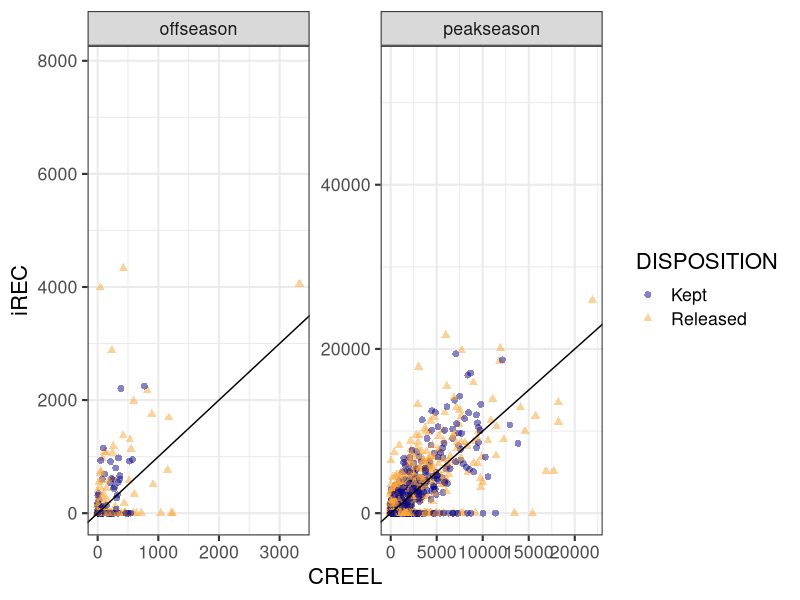
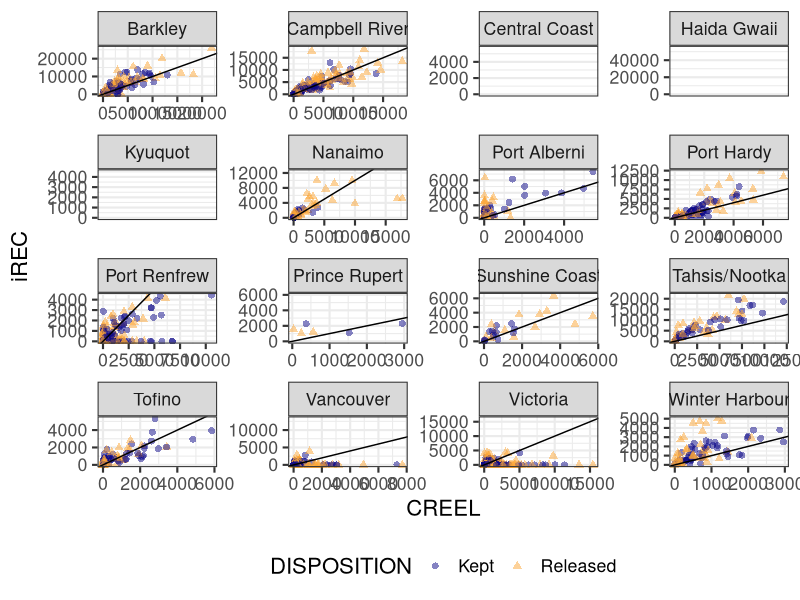
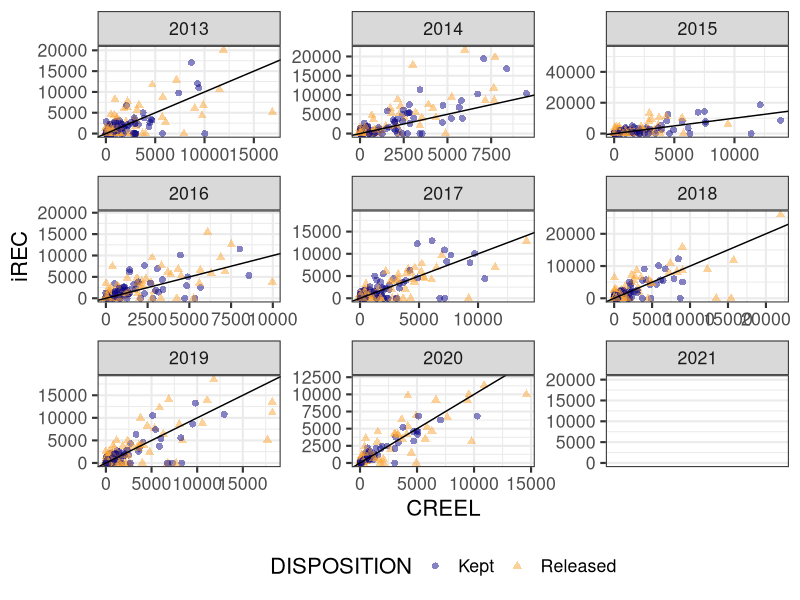

Write R code to recreate these figures, in order. (Note: this script raises an error after producing the figures.)
## ---- chunk 1

library(ggplot2)
library(dplyr)
library(grid)
#rmarkdown::render("irec_creel.Rmd")

#read in data
creel<-read.csv("../data/creel_filter.csv")
irec<-read.csv("../data/iRecchinook_2012_2021.csv")

arealu <- read.csv("../data/areaLU.csv") 


## ---- chunk 2

creel<- creel%>%
      rename(AREA=PFMA)%>%left_join(arealu[,c("AREA","LU_GROUPING3")])%>%
      filter(YEAR>2012)

#input 0s for missing observations on irec
#create df for all possible observations - using variables of interest only
#if other variables are considered, need to include them here
allobs <- expand.grid(list(AREA=unique(irec$AREA),
  YEAR=unique(irec$YEAR),
  MONTH=unique(irec$MONTH),
  DISPOSITION=unique(irec$DISPOSITION)))

#create zero observations and remove in river fisheries
irecall<-left_join(allobs,irec) %>%
filter(AREA != "Area 29 (In River)", YEAR>2012)

irecall$ESTIMATE[is.na(irecall$ESTIMATE)]<-0

irecall<-irecall%>%left_join(arealu[,c("AREA","LU_GROUPING3")])


irecc<- irecall %>%
  #rename(IREC=ESTIMATE)%>%
  select(c(AREA,YEAR,MONTH,DISPOSITION,ESTIMATE,VARIANCE,LU_GROUPING3))%>%
  group_by( AREA,YEAR,MONTH,DISPOSITION,LU_GROUPING3) %>% summarise(ESTIMATE = sum(ESTIMATE), VARIANCE = sum(VARIANCE))%>%
  mutate(SD=sqrt(VARIANCE))%>%
  select(c(!VARIANCE))%>%
  mutate(SURVEY="iRec")


## ---- chunk 3


creelf<- creel %>%
  filter(ESTIMATE_SOURCE=="Creel")%>%
  mutate(SURVEY=case_when(
  Include..20.=="Y"~ "creel20",
  Include..15.=="Y"~ "creel15",
  TRUE ~ "creel"))%>%
  rename(SD=STANDARD_ERROR,DISPOSITION=TYPE)%>%
  select(c(AREA,YEAR,MONTH,DISPOSITION,ESTIMATE,SD, SURVEY, LU_GROUPING3))



creelcc<-creelf%>%
rename(CREEL=ESTIMATE,SDCREEL=SD)


ireccc<-irecc%>%
rename(IREC=ESTIMATE,SDIREC=SD)%>%
  select(c(!SURVEY))


datxy<-left_join(ireccc,creelcc) %>%
mutate(SEASON=if_else(MONTH<5|MONTH>9,"offseason","peakseason"))




## ---- chunk 4

p <- ggplot(datxy)
p <- p + geom_point(aes(x=CREEL, y=IREC,color=DISPOSITION, shape=DISPOSITION), size=2,alpha=.5)
p <- p + facet_wrap(~SEASON, scales="free")
p <- p + theme_bw(16)+labs( x="CREEL", y="iREC")
p <- p + scale_color_viridis_d(end = 0.8,option = "C")
p <- p + geom_abline(slope=1,intercept=0)
p


## ---- chunk 5

p <- ggplot(datxy)
p <- p + geom_point(aes(x=CREEL, y=IREC,color=DISPOSITION, shape=DISPOSITION),size=2, alpha=.5)
p <- p + facet_wrap(~LU_GROUPING3, scales="free")
p <- p + theme_bw(16)+labs( x="CREEL", y="iREC")
p <- p + scale_color_viridis_d(end = 0.8,option = "C")
#p <- p + coord_cartesian(ylim=c(0,max(datxy$CREEL,datxy$IREC, na.rm=T)),xlim=c(0,max(datxy$CREEL,datxy$IREC,na.rm=T)))
p <- p + geom_abline(slope=1,intercept=0)
p <- p + theme(legend.position="bottom")
p
## ---- chunk 6

p <- ggplot(datxy)
p <- p + geom_point(aes(x=CREEL, y=IREC,color=DISPOSITION, shape=DISPOSITION),size=2, alpha=.5)
p <- p + facet_wrap(~YEAR, scales="free")
p <- p + theme_bw(16)+labs( x="CREEL", y="iREC")
p <- p + scale_color_viridis_d(end = 0.8,option = "C")

p <- p + geom_abline(slope=1,intercept=0)
p <- p + theme(legend.position="bottom")
p
## ---- chunk 7

prop0 <-function(x){sum(x==0)/length(x)}

aggregate(datxy$IREC,by=list(datxy$MONTH),prop0)
aggregate(datxy$IREC,by=list(datxy$LU_GROUPING3),prop0)
aggregate(datxy$IREC,by=list(datxy$YEAR),prop0)

sum(datxy$IREC==0)/nrow(datxy)





## ---- chunk 8

prop0 <-function(x){sum(x==0)/length(x)}

kable(aggregate(datxy$IREC,by=list(datxy$MONTH),prop0), caption="proportion of zeroes in irec by month ")



## ---- chunk 9

prop0 <-function(x){sum(x==0)/length(x)}

kable(aggregate(datxy$IREC,by=list(datxy$MONTH),prop0), caption="proportion of zeroes in irec by month ")



## ---- chunk 10

prop0 <-function(x){sum(x==0)/length(x)}

kable(aggregate(datxy$IREC,by=list(datxy$MONTH),prop0), caption="proportion of zeroes in irec by month ")



## ---- chunk 11


# This model is just a first attempt to get brm working
# Do not run when rendering as the results are not meaningful and it takes a loooong time to run
#fit1 <- brm(formula= IREC |se(SDIREC,sigma = TRUE) ~ CREEL|LU_GROUPING3 + SEASON + 0,
#  data=datxy, family=gaussian)


#stancode(fit1)
#sdata <- standata(fit1)
#names(sdata)

### obtain model summaries and plots
#summary(fit1, waic = TRUE)
#plot(fit1, ask = FALSE)
#plot(marginal_effects(fit1), ask = FALSE)


## ---- chunk 12

datxy$ratio <- datxy$IREC/datxy$CREEL
datxy <- datxy[is.finite(datxy$ratio),] 


 

p <- ggplot(datxy, aes(x=as.factor(MONTH),y=ratio, color=DISPOSITION))
p <- p + geom_boxplot(width=1, position = position_dodge(width = 1))
p <- p +geom_hline(aes(yintercept=1),size=1.1, alpha=.5)
p <- p + scale_color_viridis_d(end = 0.8,option = "A")
p <- p + theme_bw(16)+labs( x="month", y="iRec:creel")




p2 <- ggplot(datxy, aes(x=as.factor(MONTH),y=ratio, color=DISPOSITION))
p2 <- p2 + geom_boxplot(width=1, position = position_dodge(width = 1))
p2 <- p2 +geom_hline(aes(yintercept=1),size=1.1, alpha=.5)
p2 <- p2 + scale_color_viridis_d(end = 0.8,option = "A")
p2 <- p2 + theme_bw(16)+labs( x="month", y="iRec:creel")
p2 <- p2 + coord_cartesian( ylim = c(0,10))



grid.newpage()
grid.draw(rbind(ggplotGrob(p), ggplotGrob(p2), size = "last"))

## ---- chunk 13


p <- ggplot(datxy, aes(x=as.factor(LU_GROUPING3),y=ratio, color=DISPOSITION))
p <- p + geom_boxplot(width=1, position = position_dodge(width = 1))
p <- p +geom_hline(aes(yintercept=1),size=1.1, alpha=.5)
p <- p + scale_color_viridis_d(end = 0.8,option = "A")
p <- p + theme_bw(16)+labs( x="Area", y="iRec:creel")
p <- p + theme(axis.text.x = element_text(angle = 45, hjust=1))


p2 <- ggplot(datxy, aes(x=as.factor(LU_GROUPING3),y=ratio, color=DISPOSITION))
p2 <- p2 + geom_boxplot(width=1, position = position_dodge(width = 1))
p2 <- p2 +geom_hline(aes(yintercept=1),size=1.1, alpha=.5)
p2 <- p2 + scale_color_viridis_d(end = 0.8,option = "A")
p2 <- p2 + theme_bw(16)+labs( x="Area", y="iRec:creel")
p2 <- p2 + theme(axis.text.x = element_text(angle = 45, hjust=1))
p2 <- p2 + coord_cartesian( ylim = c(0,15))



grid.newpage()
grid.draw(rbind(ggplotGrob(p), ggplotGrob(p2), size = "last"))

## ---- chunk 14


p <- ggplot(datxy, aes(x=as.factor(YEAR),y=ratio, color=SURVEY))
p <- p + geom_boxplot(width=1, position = position_dodge(width = 1))
p <- p + geom_hline(aes(yintercept=1),size=1.1, alpha=.5)
p <- p + scale_color_viridis_d(end = 0.8,option = "A")
p <- p + theme_bw(16)+labs( x="year", y="iRec:creel")
p <- p + theme(axis.text.x = element_text(angle = 45, hjust=1))+labs( x="Area", y="count")

p2 <- ggplot(datxy, aes(x=as.factor(YEAR),y=ratio, color=SURVEY))
p2 <- p2 + geom_boxplot(width=1, position = position_dodge(width = 1))
p2 <- p2 + geom_hline(aes(yintercept=1),size=1.1, alpha=.5)
p2 <- p2 + scale_color_viridis_d(end = 0.8,option = "A")
p2 <- p2 + theme_bw(16)+labs( x="year", y="iRec:creel")
p2 <- p2 + theme(axis.text.x = element_text(angle = 45, hjust=1))+labs( x="Area", y="count")
p2 <- p2 + coord_cartesian( ylim = c(0,15))


grid.newpage()
grid.draw(rbind(ggplotGrob(p), ggplotGrob(p2), size = "last"))


## ---- chunk 15



p <- ggplot(dat)
p <- p + geom_bar(aes(x=as.factor(MONTH), color=SURVEY, fill=SURVEY),alpha=.5, position=position_dodge2(width = 0.9, preserve = "single"))
p <- p + scale_fill_viridis_d(end = 0.8,option = "A")
p <- p + scale_color_viridis_d(end = 0.8,option = "A")
p <- p + theme_bw(16)+labs( x="month", y="count")
p
## ---- chunk 16

p <- ggplot(dat)
p <- p + geom_bar(aes(x=as.factor(AREA), color=SURVEY, fill=SURVEY),alpha=.5, position=position_dodge2(width = 0.9, preserve = "single"))
p <- p + scale_fill_viridis_d(end = 0.8,option = "A")
p <- p + scale_color_viridis_d(end = 0.8,option = "A")
p <- p + theme_bw(16)
p <- p + theme(axis.text.x = element_text(angle = 45, hjust=1))+labs( x="Area", y="count")
p

## ---- chunk 17

p <- ggplot(dat)
p <- p + geom_bar(aes(x=as.factor(YEAR), color=SURVEY, fill=SURVEY),alpha=.5, position=position_dodge2(width = 0.9, preserve = "single"))
p <- p + scale_fill_viridis_d(end = 0.8,option = "A")
p <- p + scale_color_viridis_d(end = 0.8,option = "A")
p <- p + theme_bw(16)
p <- p + theme(axis.text.x = element_text(angle = 45, hjust=1))+labs( x="year", y="count")
p

## ---- chunk 18

datmon <- dat %>%
group_by( MONTH,DISPOSITION,SURVEY) %>% summarise(ESTIMATE = sum(ESTIMATE))


p <- ggplot(datmon)
p <- p + geom_col(aes(x=as.factor(MONTH),y=ESTIMATE, color=SURVEY, fill=SURVEY),alpha=.5, position=position_dodge2(width = 0.9, preserve = "single"))
p <- p + facet_wrap(~DISPOSITION)
p <- p + scale_fill_viridis_d(end = 0.8,option = "A")
p <- p + scale_color_viridis_d(end = 0.8,option = "A")
p <- p + theme_bw(16)+labs( x="month", y="sum(obs)")
p
## ---- chunk 19

datmon <- dat %>%
group_by( AREA,DISPOSITION,SURVEY) %>% summarise(ESTIMATE = sum(ESTIMATE))


p <- ggplot(datmon)
p <- p + geom_col(aes(x=as.factor(AREA),y=ESTIMATE, color=SURVEY, fill=SURVEY),alpha=.5, position=position_dodge2(width = 0.9, preserve = "single"))
p <- p + facet_wrap(~DISPOSITION)
p <- p + scale_fill_viridis_d(end = 0.8,option = "A")
p <- p + scale_color_viridis_d(end = 0.8,option = "A")
p <- p + theme_bw(16)+labs( x="area", y="sum(obs)")
p <- p + theme(axis.text.x = element_text(angle = 45, hjust=1))+labs( x="Area", y="count")
p

## ---- chunk 20

datyr<- dat %>%
group_by( YEAR,DISPOSITION,SURVEY) %>% summarise(ESTIMATE = sum(ESTIMATE))


p <- ggplot(datyr)
p <- p + geom_col(aes(x=as.factor(YEAR),y=ESTIMATE, color=SURVEY, fill=SURVEY),alpha=.5, position=position_dodge2(width = 0.9, preserve = "single"))
p <- p + facet_wrap(~DISPOSITION)
p <- p + scale_fill_viridis_d(end = 0.8,option = "A")
p <- p + scale_color_viridis_d(end = 0.8,option = "A")
p <- p + theme_bw(16)+labs( x="year", y="sum(obs)")
p <- p + theme(axis.text.x = element_text(angle = 45, hjust=1))+labs( x="Area", y="count")
p

